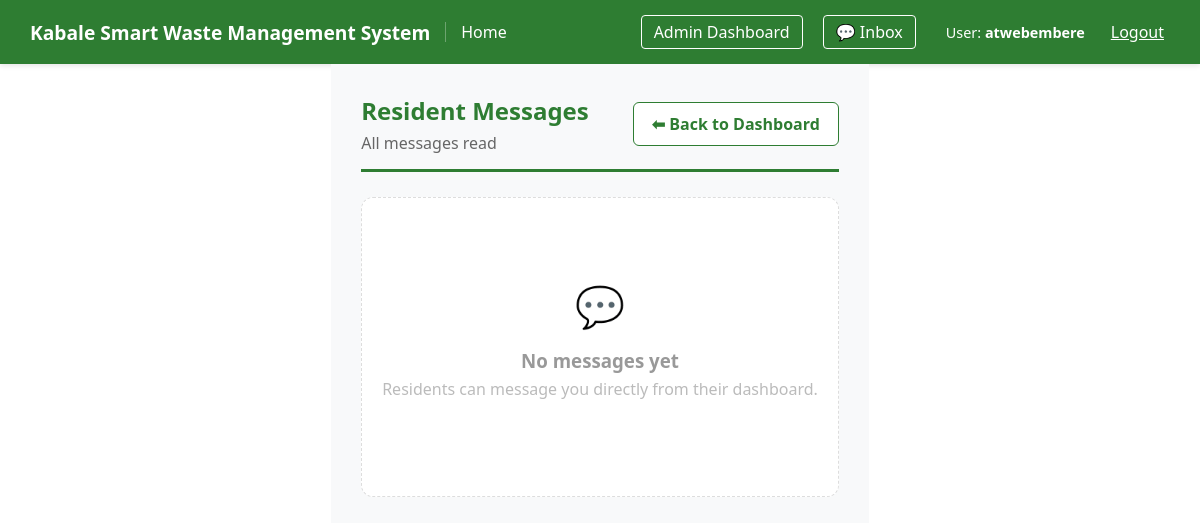
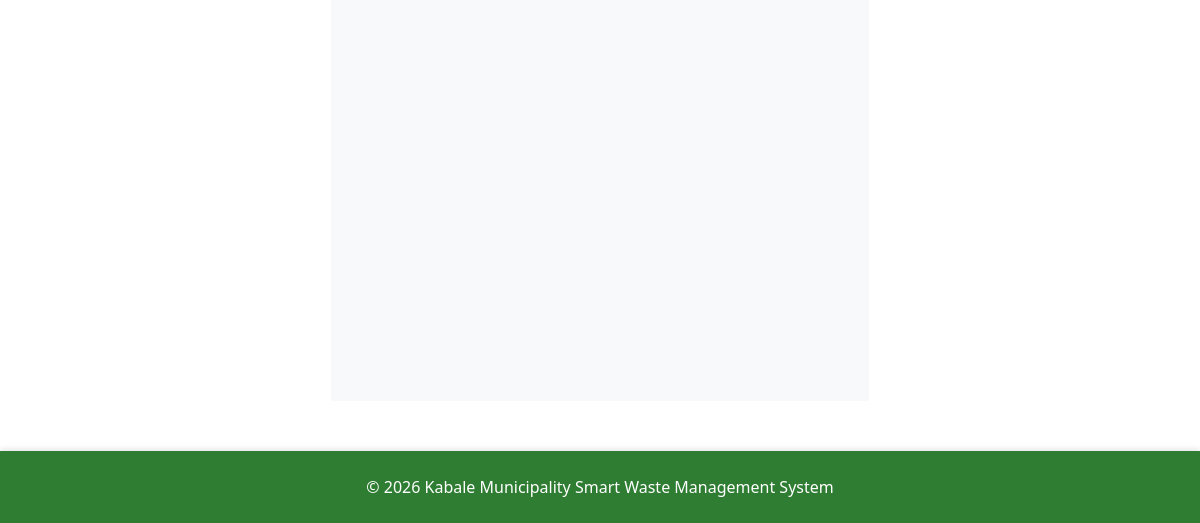
The page /users/messages/inbox/ (signed in) on the database as committed earlier (2 pictures, top to bottom).
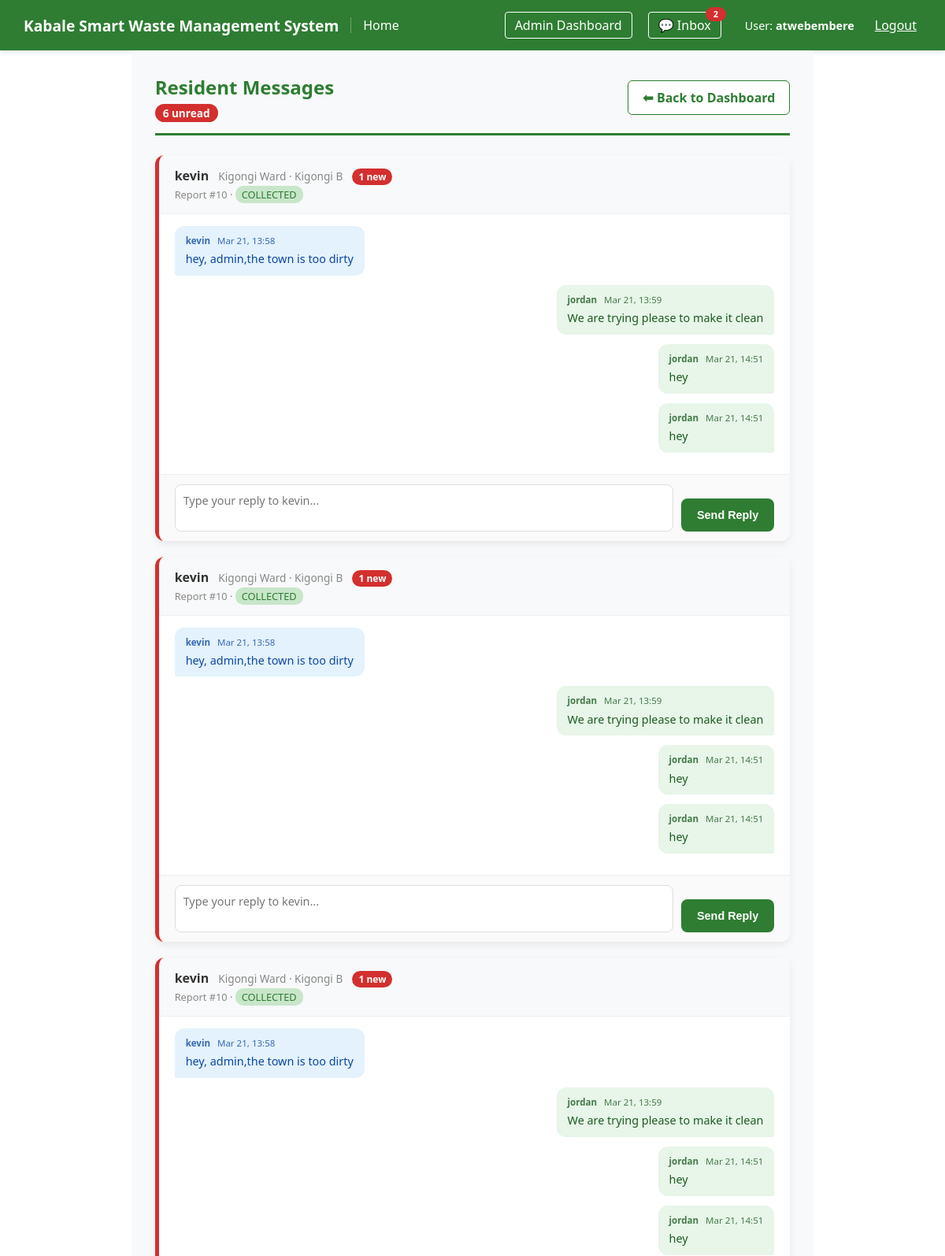
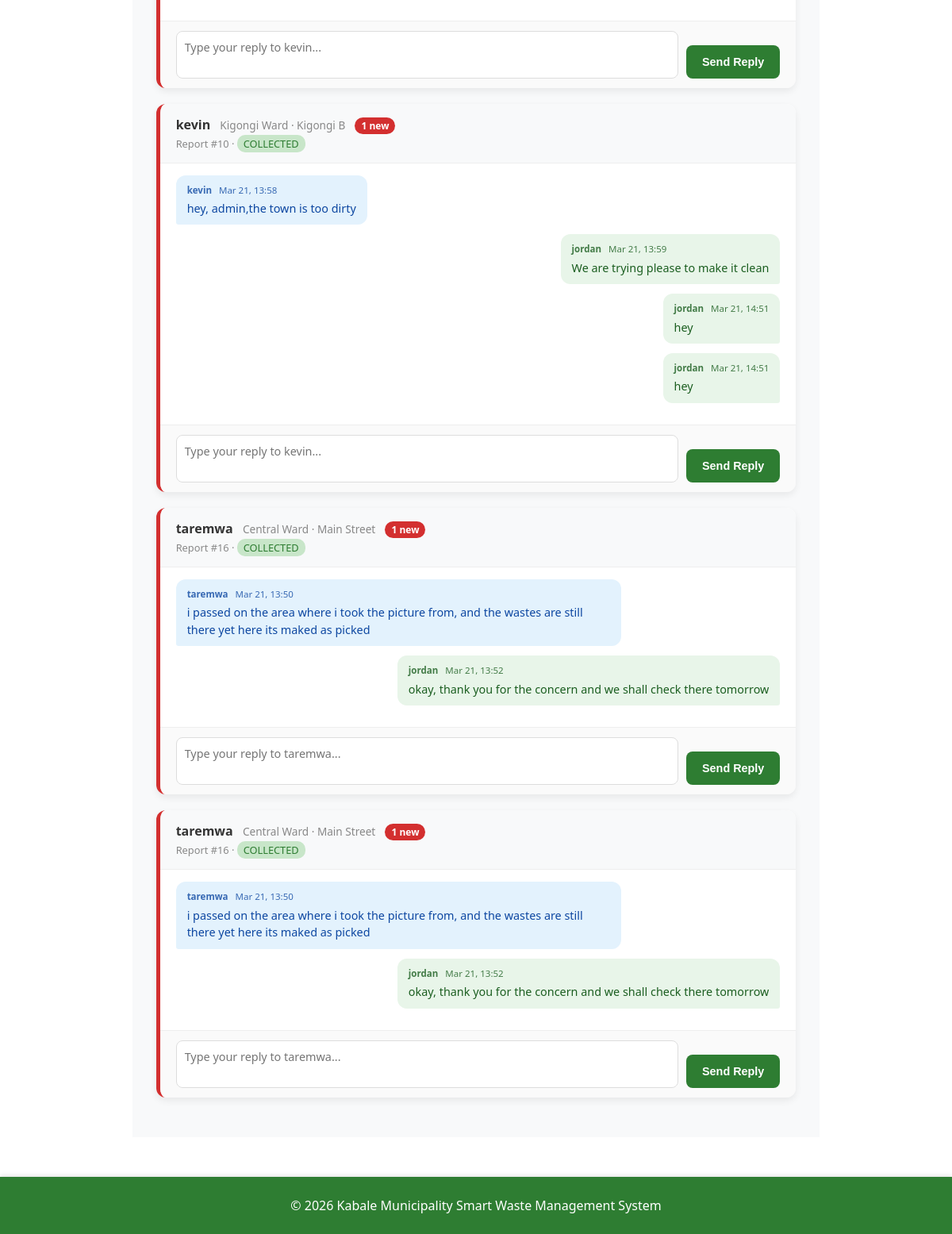
The same page on the database as committed later (2 pictures, top to bottom).
### users/models.py (models this page shows, shortened)
class WasteReport(models.Model):
    STATUS_CHOICES = [
        ('pending', 'Pending'),
        ('collected', 'Collected'),
    ]
    user = models.ForeignKey(User, on_delete=models.CASCADE, related_name='reports')
    image = models.ImageField(upload_to='waste_images/')
    latitude = models.DecimalField(max_digits=22, decimal_places=16)
    longitude = models.DecimalField(max_digits=22, decimal_places=16)
    location_address = models.CharField(max_length=500, null=True, blank=True)
    status = models.CharField(max_length=20, choices=STATUS_CHOICES, default='pending')
    created_at = models.DateTimeField(auto_now_add=True)
    updated_at = models.DateTimeField(auto_now=True)
    class Meta:
        ordering = ['-created_at']

class User(AbstractUser):
    full_name = models.CharField(max_length=255, null=True, blank=True)
    DIVISION_CHOICES = [
        ('Central Division', 'Central Division'),
        ('Northern Division', 'Northern Division'),
        ('Southern Division', 'Southern Division'),
    ]
    division = models.CharField(
        max_length=50,
        choices=DIVISION_CHOICES,
        null=True,
        blank=True
    )
    ward = models.CharField(max_length=100, null=True, blank=True)
    cell = models.CharField(max_length=100, null=True, blank=True)

class Message(models.Model):
    report = models.ForeignKey(
        WasteReport, on_delete=models.CASCADE, related_name='messages'
    )
    sender = models.ForeignKey(
        User, on_delete=models.CASCADE, related_name='sent_messages'
    )
    recipient = models.ForeignKey(
        User, on_delete=models.CASCADE, related_name='received_messages'
    )
    body = models.TextField()
    is_read = models.BooleanField(default=False)
    created_at = models.DateTimeField(auto_now_add=True)
    class Meta:
        ordering = ['created_at']

### users/views.py (the view)
# urls.py: path('messages/inbox/', views.AdminInboxView.as_view(), name='admin_inbox'),
class AdminInboxView(UserPassesTestMixin, TemplateView):
    template_name = 'users/admin_inbox.html'
    def test_func(self):
        return self.request.user.is_staff
    def get_context_data(self, **kwargs):
        context = super().get_context_data(**kwargs)
        reports_with_messages = (
            WasteReport.objects
            .filter(messages__isnull=False)
            .distinct()
            .select_related('user')
            .prefetch_related('messages__sender')
            .order_by('-messages__created_at')
        )
        inbox = []
        for report in reports_with_messages:
            unread = report.messages.filter(recipient=self.request.user, is_read=False).count()
            inbox.append({'report': report, 'unread': unread})
        context['inbox']        = inbox
        context['total_unread'] = sum(i['unread'] for i in inbox)
        return context

### users/context_processors.py (called while the page is built)
def unread_message_count(request):
    if request.user.is_authenticated and request.user.is_staff:
        count = Message.objects.filter(recipient=request.user, is_read=False).count()
        return {'total_unread_messages': count}
    return {'total_unread_messages': 0}

### templates/users/admin_inbox.html (shortened to what the changed rows need)
{% extends 'base.html' %}
{% block content %}
<div style="padding: 30px; background: #f8f9fa; min-height: 100vh;">
    <div class="inbox-header">
        <div>
            <h2 style="color: #2e7d32; margin: 0;">Resident Messages</h2>
            <p style="color: #666; margin: 5px 0 0 0;">
                {% if total_unread > 0 %}
                    <span style="background: #d32f2f; color: white; padding: 2px 10px; border-radius: 20px; font-size: 0.85em; font-weight: bold;">
                        {{ total_unread }} unread
                    </span>
                {% else %}
                    All messages read
                {% endif %}
            </p>
        </div>
    </div>
    {% for item in inbox %}
    {% with report=item.report %}
    <div style="background: white; border-radius: 12px; margin-bottom: 20px; box-shadow: 0 4px 10px rgba(0,0,0,0.07); overflow: hidden;
        border-left: 5px solid {% if item.unread > 0 %}#d32f2f{% else %}#2e7d32{% endif %};">
        <div class="inbox-report-header">
            <div>
                <strong style="color: #333;">{{ report.user.get_full_name|default:report.user.username }}</strong>
                <span style="color: #888; font-size: 0.85em; margin-left: 8px;">{{ report.user.ward }} Ward · {{ report.user.cell }}</span>
                {% if item.unread > 0 %}
                    <span style="background: #d32f2f; color: white; padding: 2px 8px; border-radius: 20px; font-size: 0.75em; font-weight: bold; margin-left: 8px;">
                        {{ item.unread }} new
                    </span>
                {% endif %}
            </div>
            <div style="font-size: 0.8em; color: #888; margin-top: 4px;">
                Report #{{ report.id }} ·
                <span style="padding: 2px 8px; border-radius: 10px;
                    {% if report.status == 'pending' %}background: #ffcdd2; color: #d32f2f;
                    {% else %}background: #c8e6c9; color: #2e7d32;{% endif %}">
                    {{ report.status|upper }}
                </span>
            </div>
        </div>
        <div style="padding: 15px 20px; max-height: 300px; overflow-y: auto;">
            {% for msg in report.messages.all %}
            <div style="margin-bottom: 12px; display: flex;
                {% if msg.sender.is_staff %}justify-content: flex-end;{% else %}justify-content: flex-start;{% endif %}">
                <div class="chat-bubble {% if msg.sender.is_staff %}bubble-admin{% else %}bubble-resident{% endif %}">
                    <div style="font-weight: bold; font-size: 0.8em; margin-bottom: 4px; opacity: 0.8;">
                        {{ msg.sender.get_full_name|default:msg.sender.username }}
                        <span style="font-weight: normal; margin-left: 6px;">{{ msg.created_at|date:"M d, H:i" }}</span>
                    </div>
                    {{ msg.body }}
                </div>
            </div>
            {% endfor %}
        </div>
        <div style="padding: 12px 20px; border-top: 1px solid #eee; background: #fafafa;">
            <form method="POST" action="{% url 'admin_reply_message' report.id %}" class="reply-form">
                <textarea name="body" rows="2"
                    placeholder="Type your reply to {{ report.user.first_name|default:report.user.username }}..."
                    class="reply-textarea"
                    onfocus="this.style.borderColor='#2e7d32'"
                    onblur="this.style.borderColor='#ddd'"></textarea>
                <button type="submit" class="reply-btn reply-btn-green">
                    Send Reply
                </button>
            </form>
        </div>
    </div>
    {% endwith %}
    {% empty %}
    <div style="text-align: center; padding: 80px 20px; background: white; border-radius: 12px; border: 1px dashed #ddd;">
        <div style="font-size: 2.5em; margin-bottom: 15px;">💬</div>
        <h3 style="color: #999; margin: 0;">No messages yet</h3>
        <p style="color: #bbb; margin-top: 5px;">Residents can message you directly from their dashboard.</p>
    </div>
    {% endfor %}
</div>
{% endblock %}

### templates/base.html (shortened to what this page needs)
<!DOCTYPE html>
<html lang="en">
<head>
</head>
<body>
<nav style="display: flex; justify-content: space-between; align-items: center; padding: 15px 30px; background: #2e7d32; color: white; box-shadow: 0 2px 5px rgba(0,0,0,0.1);">
    <div style="display: flex; align-items: center;">
        <a href="{% url 'home' %}" class="nav-title" style="color: white; font-size: 1.2em; font-weight: bold;">
            Kabale Smart Waste Management System
        </a>
        <span class="nav-link-separator"></span>
        <a href="{% url 'home' %}" class="nav-home-link" style="color: white; font-size: 1em;">Home</a>
    </div>
    <div class="nav-right" id="navRight">
        {% if user.is_authenticated %}
            {% if user.is_staff %}
                <a href="{% url 'admin_dashboard' %}" style="color: white; border: 1px solid white; padding: 5px 12px; border-radius: 4px;">
                    Admin Dashboard
                </a>
                <a href="{% url 'admin_inbox' %}" class="nav-inbox-btn">
                    💬 Inbox
                    {% if total_unread_messages > 0 %}
                        <span class="inbox-badge">{{ total_unread_messages }}</span>
                    {% endif %}
                </a>
            {% else %}
                <a href="{% url 'resident_dashboard' %}" style="color: white; border: 1px solid white; padding: 5px 12px; border-radius: 4px;">My Reports</a>
                <a href="{% url 'report_waste' %}" style="color: #ffd700; font-weight: bold;">+ Report Waste</a>
            {% endif %}
            <span class="nav-user-info" style="margin-left: 10px; font-size: 0.9em; color: white;">
                User: <strong>{{ user.username }}</strong>
            </span>
            <form action="{% url 'logout' %}" method="post" style="display: inline;">
                <button type="submit" style="background: none; border: none; color: white; cursor: pointer; text-decoration: underline; font-family: inherit; font-size: 1em;">
                    Logout
                </button>
            </form>
        {% else %}
            <a href="{% url 'login' %}" style="color: white;">Login</a>
            <a href="{% url 'register' %}" style="background: white; color: #2e7d32; padding: 6px 15px; border-radius: 4px; font-weight: bold;">Register</a>
        {% endif %}
    </div>
</nav>
<div class="container">
    {% block content %}
    {% endblock %}
</div>
<footer class="site-footer">
    <div style="max-width: 1200px; margin: auto;">
        &copy; 2026 Kabale Municipality Smart Waste Management System
    </div>
</footer>
</body>
</html>

Rows that differ between the two databases and show on the page:
now on this page (row edited): WasteReport: report.user.get_full_name "kevin", report.user.ward "Kigongi", report.user.cell "Kigongi B", unread "1", report.id "10", report.status "COLLECTED", body "Type your reply to kevin..."
added Message: sender.get_full_name "kevin", created_at "Mar 21, 13:58", body "hey, admin,the town is too dirty"
added Message: sender.get_full_name "jordan", created_at "Mar 21, 13:59", body "We are trying please to make it clean"
added Message: sender.get_full_name "jordan", created_at "Mar 21, 14:51", body "hey"
added Message: sender.get_full_name "jordan", created_at "Mar 21, 14:51", body "hey"
added WasteReport: report.user.get_full_name "taremwa", report.user.ward "Central", report.user.cell "Main Street", unread "1", report.id "16", report.status "COLLECTED", body "Type your reply to taremwa..."
added Message: sender.get_full_name "taremwa", created_at "Mar 21, 13:50", body "i passed on the area where i took the picture from, and the wastes are still there yet here its maked as picked"
added Message: sender.get_full_name "jordan", created_at "Mar 21, 13:52", body "okay, thank you for the concern and we shall check there tomorrow"
Other text that changed with them:
{{ total_unread_messages }}: (not shown) → "2"
{{ total_unread }}: (not shown) → "6"
text no longer shown: "All messages read 💬 No messages yet Residents can message you directly from their dashboard."
text now shown: "unread"
